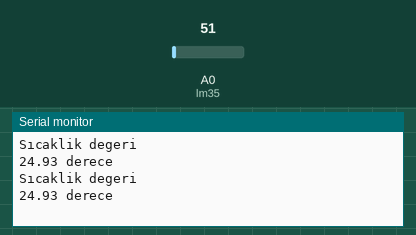
A sketch run on a simulated Arduino Uno, built with avr-gcc and run on an emulated ATmega328P. On the bench: the last lines printed to the serial monitor. The test bench sets the inputs (shaded band); at power-on: A0 (lm35) = 51.

Above: at 1.8 s.
1.9 s: A0 (lm35) set to 61
At 2.8 s:
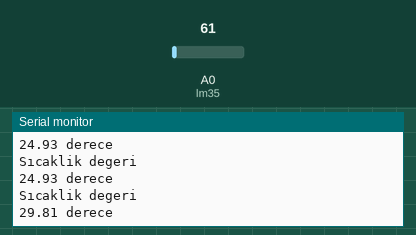
3.4 s: A0 (lm35) set to 71
At 4.5 s:
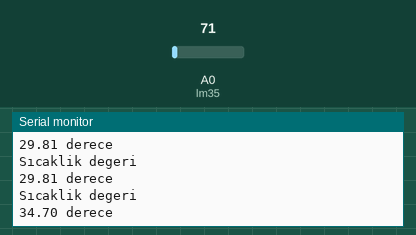
Timing chart, 0 to 6.4 s (numbered marks = the images above; inputs shaded):
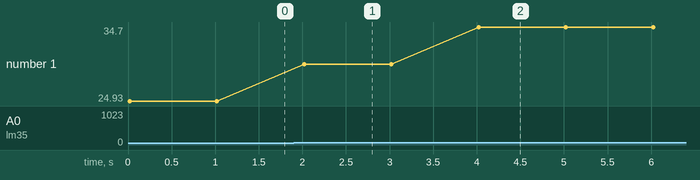

The sketch:

LM35_Sicaklik_sensoru.ino
```cpp
#define lm35 A0

float okunanDeger;
float sicaklik;

void setup() {
  Serial.begin(9600);
}

void loop() {

    okunanDeger=analogRead(lm35);

    //MiliVolt değerini volta çeviriyoruz;
    okunanDeger = (okunanDeger/1023)*5000;

    sicaklik = okunanDeger/10.0;

    Serial.println("Sıcaklik degeri");
    Serial.print(sicaklik);
    Serial.println(" derece");
    delay(1000);

}
```

Measured:
- after the input at 1.9 s, the serial monitor: prints a new line after 0.12 s (image 1)
- after the input at 3.4 s, the serial monitor: prints a new line after 0.62 s (image 2)
- plotted number 1: 24.93 → 29.81 after the input at 1.9 s, 29.81 → 34.7 after the input at 3.4 s
